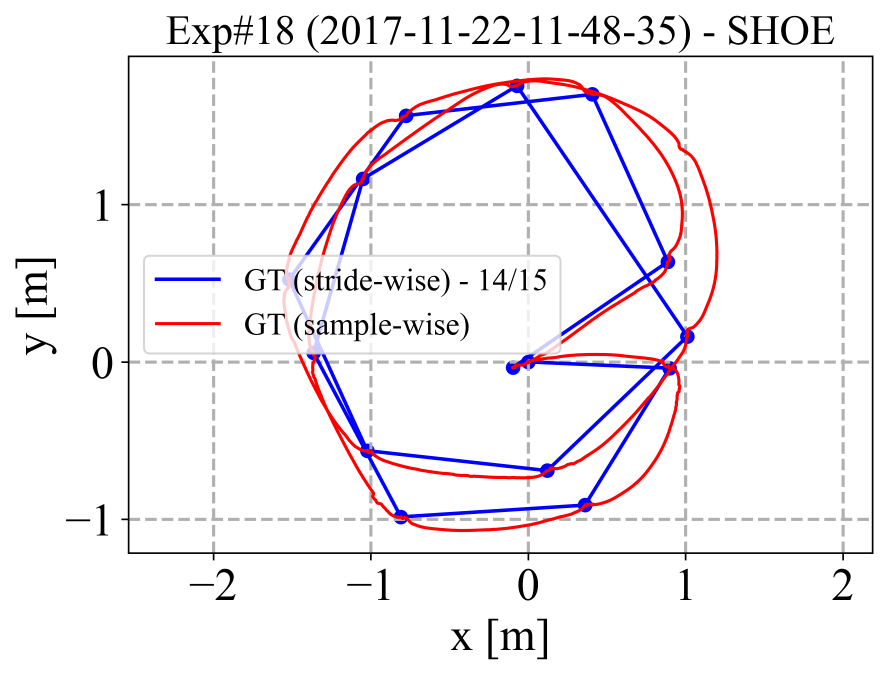
#> input picture results/figs/vicon_obsolete/opencv_combine_images/trajectory_exp_18.png, 3549 x 2698 px (shown at 1/4 size); its folder holds 6 pictures in this run
$ python combine_images.py
#> lines starting #> are read from the running program, lines starting #| are printed output that depends on the picture
import cv2
import os
import numpy as np
# from PIL import Image

expNumber = 18
trajectoryText = f"trajectory_exp_{expNumber}.png"
trajectoryCorrectedText = f"trajectory_exp_{expNumber}_corrected.png"
trajectoryLSTM= f"trajectory_exp_{expNumber}_lstm_ins.png"
zvlabelsText = f"zv_labels_exp_{expNumber}.png"
zvlabelsCorrectedText = f"zv_labels_exp_{expNumber}_corrected.png"
zvlabelsLSTM = f"zv_labels_exp_{expNumber}_lstm.png"
img1 = cv2.imread(trajectoryText)
#> img1 is the input picture: shape (2698, 3549, 3); mean B, G, R 244.1, 240.1, 243.8
img2 = cv2.imread(zvlabelsText)
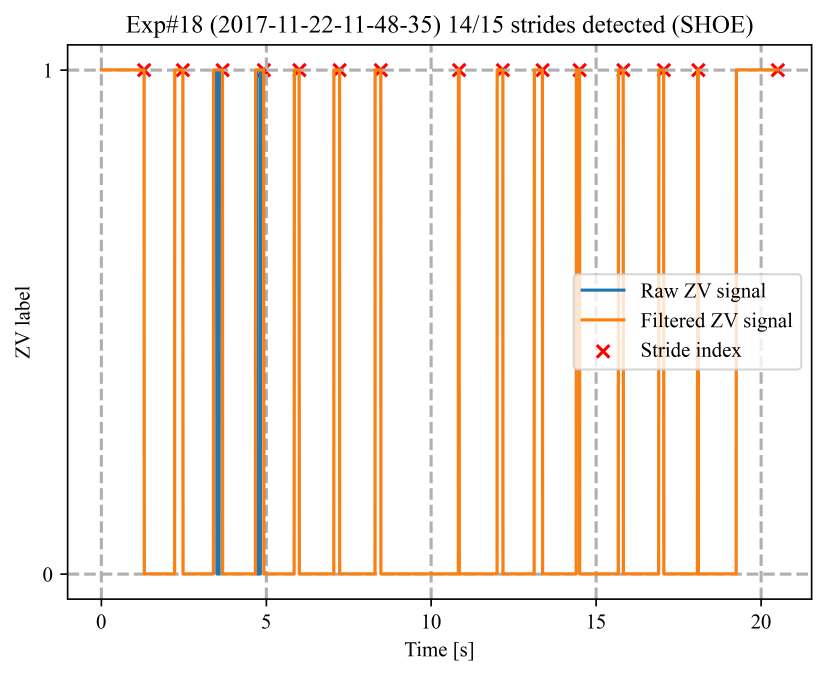
#> input picture results/figs/vicon_obsolete/opencv_combine_images/zv_labels_exp_18.png, 3306 x 2702 px (shown at 1/4 size)
#> img2 is the input picture: shape (2702, 3306, 3); mean B, G, R 230.2, 238, 247.1
img3 = cv2.imread(trajectoryCorrectedText)
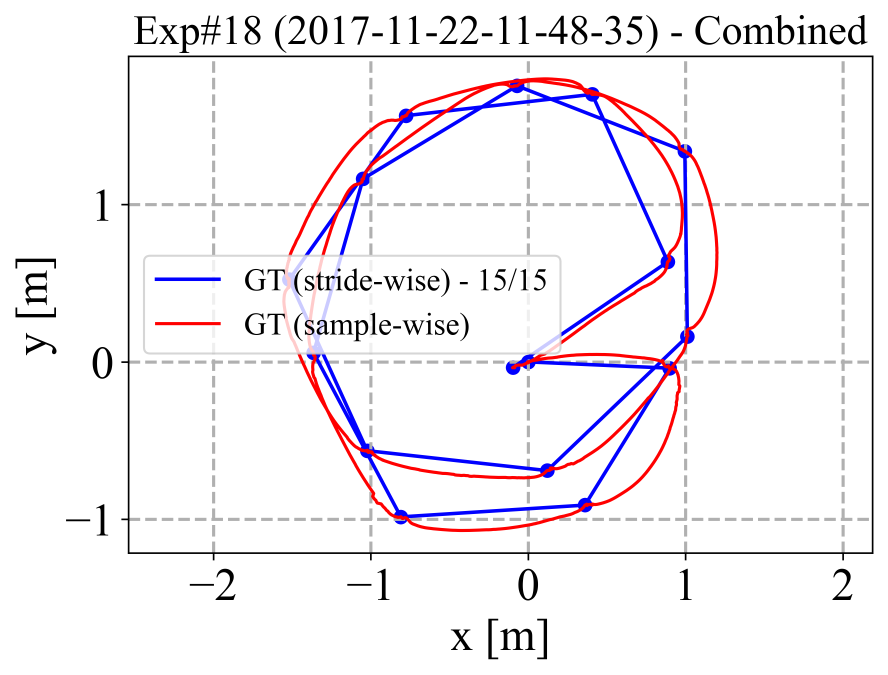
#> input picture results/figs/vicon_obsolete/opencv_combine_images/trajectory_exp_18_corrected.png, 3549 x 2698 px (shown at 1/4 size)
#> img3 is the input picture: shape (2698, 3549, 3); mean B, G, R 243.9, 239.9, 243.5
img4 = cv2.imread(zvlabelsCorrectedText)
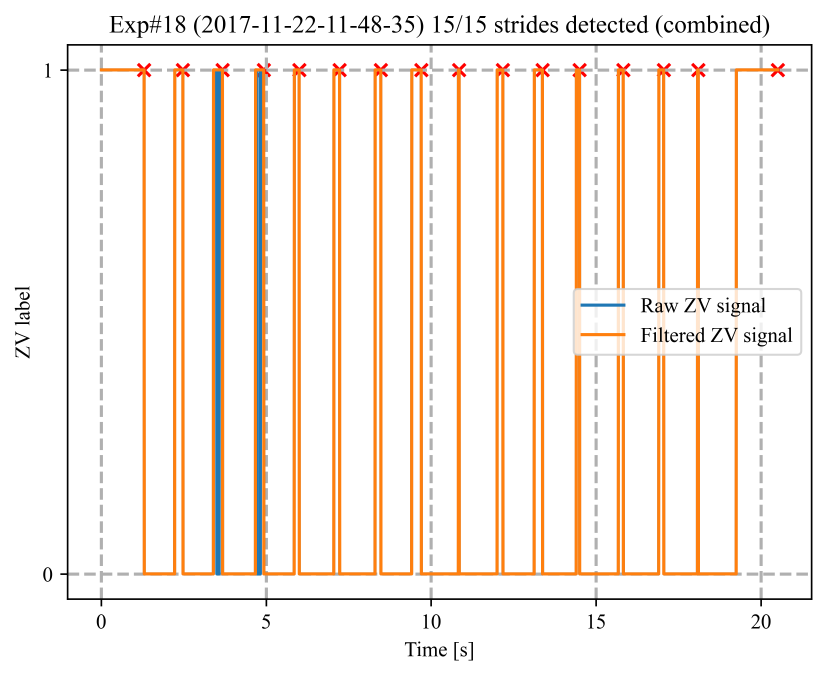
#> input picture results/figs/vicon_obsolete/opencv_combine_images/zv_labels_exp_18_corrected.png, 3306 x 2702 px (shown at 1/4 size)
#> img4 is the input picture: shape (2702, 3306, 3); mean B, G, R 228.7, 237.2, 247.2
img5 = cv2.imread(trajectoryLSTM)
img6 = cv2.imread(zvlabelsLSTM)

if img1.shape[0] > img2.shape[0]:
    s = img2.shape[0] / img1.shape[0]
    img1 = cv2.resize(img1, (int(s*img1.shape[1]), int(s*img1.shape[0])), 0)
else:
    s = img1.shape[0] / img2.shape[0]
#> s = 0.999
    img2 = cv2.resize(img2, (int(s*img2.shape[1]), int(s*img2.shape[0])), 0)
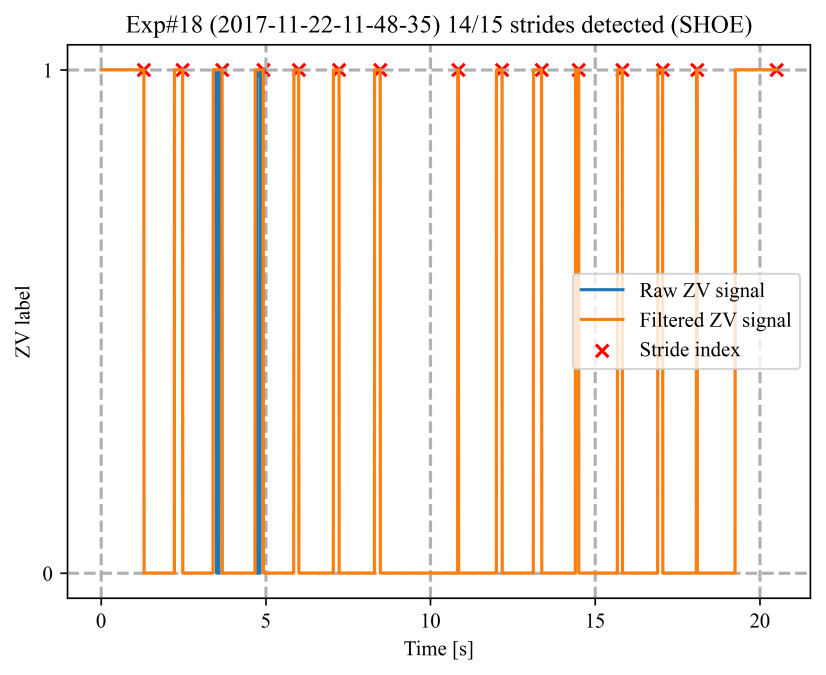
#> img2: shape (2698, 3301, 3) (shown at 1/4 size); mean B, G, R 230.2, 238, 247.1

if img3.shape[0] > img4.shape[0]:
    s = img3.shape[0] / img4.shape[0]
    img3 = cv2.resize(img3, (int(s*img3.shape[1]), int(s*img3.shape[0])), 0)
else:
    s = img3.shape[0] / img4.shape[0]
    img4 = cv2.resize(img4, (int(s*img4.shape[1]), int(s*img4.shape[0])), 0)
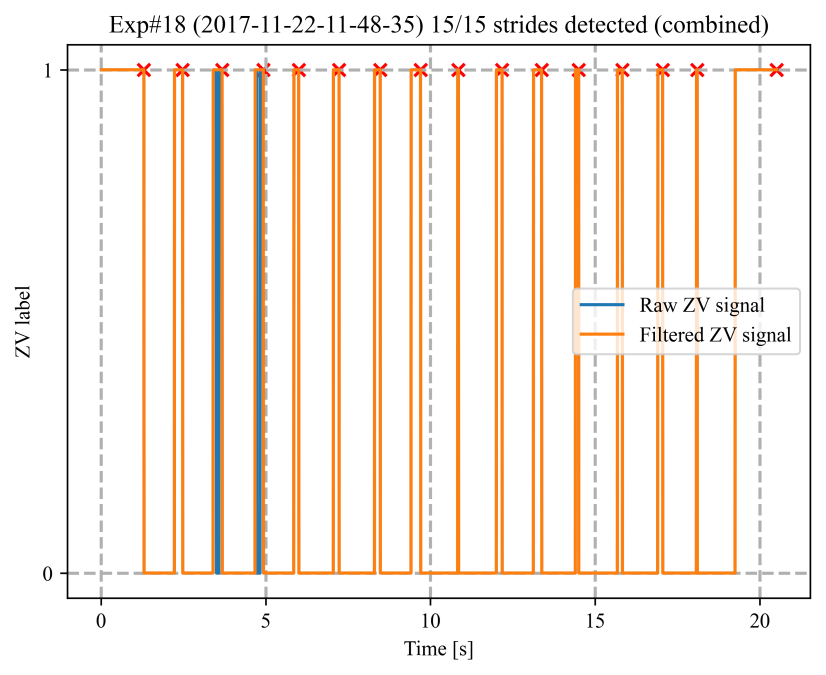
#> img4: shape (2698, 3301, 3) (shown at 1/4 size); mean B, G, R 228.7, 237.2, 247.2

#> (the run stopped early here; a loop or call above may not have finished)
